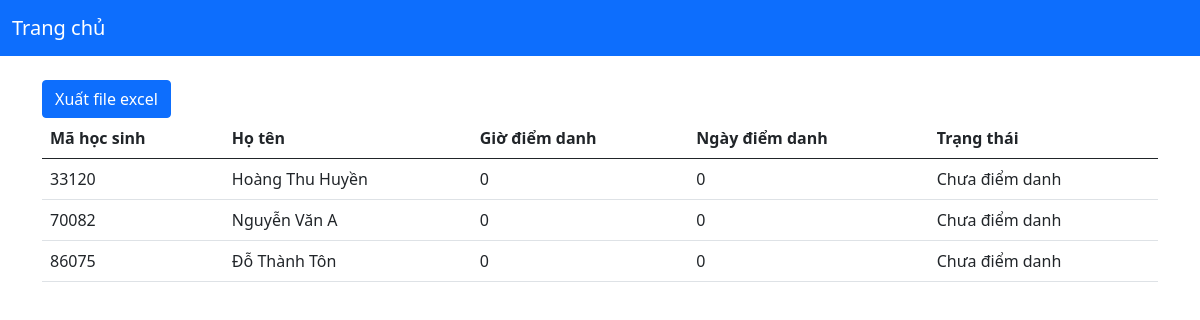
Before: /diem-danh/get/1 with the older database file.
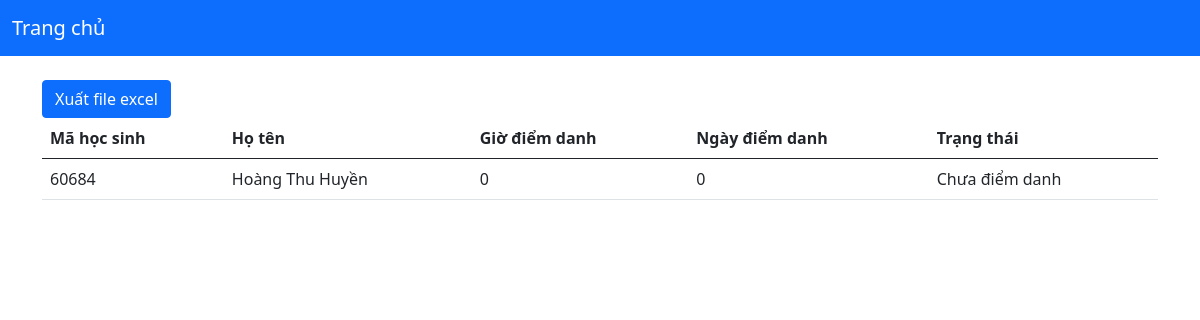
After: the same page with the newer database file.
### tables this page shows
CREATE TABLE HocSinh(
        Id integer primary key autoincrement,
        HoTen text,
        Lop integer not null,
        KhuonMat1 text,
        KhuonMat2 text,
        KhuonMat3 text,
        EmbFace1 text,
        EmbFace2 text,
        EmbFace3 text
    );

### app.py (the view)
@app.route('/diem-danh/get/<int:id>', methods=['GET'])
def get_diem_danh(id):
    ds_diem_danh = DiemDanhDal.get_trang_thai_diem_danh(id)
    Constants.IDLOP = id
    return render_template('diem-danh/index.html', diemDanhs=ds_diem_danh)

### dal/DiemDanhDal.py (called while the page is built, shortened)
def get_trang_thai_diem_danh(idLop: int):
    ds_hoc_sinh = get_ds_hoc_sinh_theo_lop(idLop)
    ds_diem_danh = get_diem_danh_theo_lop_hom_nay(idLop)
    ds_trang_thai = []
    for hoc_sinh in ds_hoc_sinh:
        trang_thai_diem_danh = TrangThaiDiemDanh()
        trang_thai_diem_danh.IdHocSinh = hoc_sinh.Id
        trang_thai_diem_danh.TenHocSinh = hoc_sinh.HoTen
        trang_thai_diem_danh.TrangThai = "Chưa điểm danh"
        for diem_danh in ds_diem_danh:
            if hoc_sinh.Id == diem_danh.IdHocSinh:
                trang_thai_diem_danh.TrangThai = "Đã điểm danh"
                trang_thai_diem_danh.NgayDiemDanh = diem_danh.NgayDiemDanh
                trang_thai_diem_danh.GioDiemDanh = diem_danh.GioDiemDanh
        ds_trang_thai.append(trang_thai_diem_danh)
    return ds_trang_thai

def get_diem_danh_theo_lop_hom_nay(idLop: int):
    query = """select DiemDanh.Id, NgayDiemDanh, GioDiemDanh, IdHocSinh, HocSinh.HoTen, TenLop
            from DiemDanh,
                 HocSinh,
                 Lop
            where DiemDanh.IdHocSinh = HocSinh.Id and HocSinh.Lop = Lop.Id
              and HocSinh.Lop = ?
              and NgayDiemDanh = ?"""
    diem_danhs = []
    try:
        today = date.today()
        ngay_hien_tai = today.strftime("%d/%m/%Y")
        conn = sqlite3.connect(config.DATABASE)
        cur = conn.cursor()
        cur.execute(query, (idLop, ngay_hien_tai))
        rows = cur.fetchall()
        conn.close()
        return diem_danhs
    except Exception as e:
        print(e)
        return diem_danhs

### templates/diem-danh/index.html (shortened to what this page needs)
<!DOCTYPE html>
<html lang="en">
<head>
    <link href="https://cdn.jsdelivr.net/npm/bootstrap@5.0.2/dist/css/bootstrap.min.css" rel="stylesheet"
>
</head>
<body>
<nav class="navbar navbar-dark bg-primary navbar-expand-lg">
    <div class="container-fluid">
        <a class="navbar-brand" href="/">Trang chủ</a>
    </div>
</nav>
<br>
<div class="container">
    <a class="btn btn-primary" href="/diem-danh/xuat-file">Xuất file excel</a>
    <table class="table">
        <thead>
        <tr>
            <th scope="col">Mã học sinh</th>
            <th scope="col">Họ tên</th>
            <th scope="col">Giờ điểm danh</th>
            <th scope="col">Ngày điểm danh</th>
            <th scope="col">Trạng thái</th>
        </tr>
        </thead>
        <tbody>
        {% for diemDanh in diemDanhs %}
        <tr>
            <td>{{diemDanh.IdHocSinh}}</td>
            <td>{{diemDanh.TenHocSinh}}</td>
            <td>{{diemDanh.GioDiemDanh}}</td>
            <td>{{diemDanh.NgayDiemDanh}}</td>
            <td>{{diemDanh.TrangThai}}</td>
        </tr>
        {% endfor %}
        </tbody>
    </table>
</div>
</body>
</html>

Changed rows visible on the page:
removed HocSinh: IdHocSinh "33120", TenHocSinh "Hoàng Thu Huyền", GioDiemDanh "0", NgayDiemDanh "0", TrangThai "Chưa điểm danh"
removed HocSinh: IdHocSinh "70082", TenHocSinh "Nguyễn Văn A", GioDiemDanh "0", NgayDiemDanh "0", TrangThai "Chưa điểm danh"
removed HocSinh: IdHocSinh "86075", TenHocSinh "Đỗ Thành Tôn", GioDiemDanh "0", NgayDiemDanh "0", TrangThai "Chưa điểm danh"
added HocSinh: IdHocSinh "60684", TenHocSinh "Hoàng Thu Huyền", GioDiemDanh "0", NgayDiemDanh "0", TrangThai "Chưa điểm danh"
